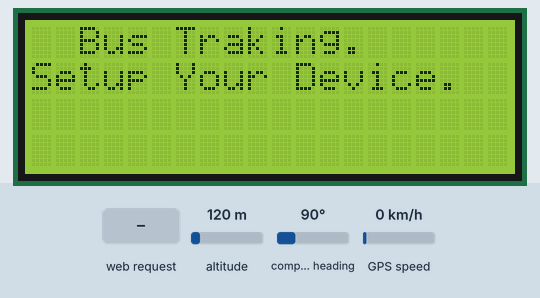
This sketch was run on a simulated ESP8266 (NodeMCU). Parts: 20×4 character LCD. Inputs (shaded band) come from the test bench; at power-on: altitude 120 m, compass heading 90°, GPS speed 0 km/h. WiFi joins after 1.5 s; servers stay silent unless stated; the GPS gets a fix after 3 s at 37.7749, -122.4194 with 8 satellites; the Firebase database answers and starts empty; what the sketch prints to the serial monitor is not drawn.

Above: at 2.8 s.
2.9 s: HTTP request GET /get?userId=1 received
At 5.0 s:
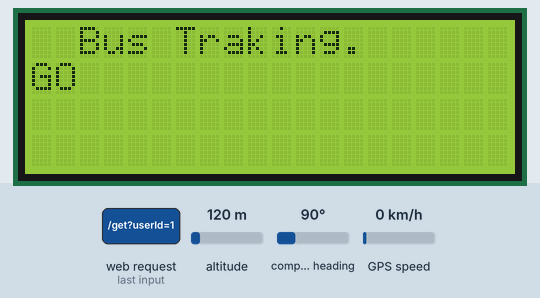
Timing chart, 0 to 6.5 s (numbered marks = the images above; inputs shaded):
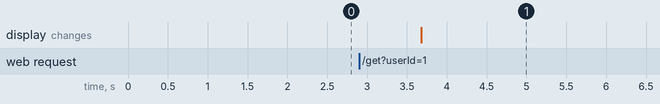

The sketch:

final.ino
```cpp
//I2C Display Custom Library
#include <Custom_Display.h>

//gps code
#include <TinyGPS++.h>
#include <SoftwareSerial.h>

//GPS
TinyGPSPlus gps;  // The TinyGPS++ object
//SoftwareSerial ss(4, 5); // The serial connection to the GPS device D1,D2
SoftwareSerial ss(5, 4);
float latitude , longitude;
int year , month , date, hour , minute , second;
String date_str , time_str , lat_str , lng_str;
int pm;

//firebase code
#include <ESP8266WiFi.h>
#include <FirebaseArduino.h>
#define FIREBASE_HOST "test-e2db4-default-rtdb.firebaseio.com"
#define FIREBASE_AUTH "Rf1tfDahq1g5hzmrRd9OGfbOO4WXFIC8Q2P2XFbm"

int SCL_pin = 14; //Pin D5
int SDA_pin = 12; //Pin D6
Custom_Display custom_display(SCL_pin,SDA_pin);

//web server
#include <ESP8266WebServer.h>

const char* ssid = "Bus traking system";
const char* password = "";

IPAddress local_ip(192, 168, 1, 1);
IPAddress gateway(192, 168, 1, 1);
IPAddress subnet(255, 255, 255, 0);

ESP8266WebServer server(80);
String userId = "";

//auto connect
#include <DNSServer.h>
//#include <ESP8266WebServer.h>
#include <WiFiManager.h>

void setup(){
  Serial.begin(115200);
  ss.begin(9600);
  Serial.println();

  //I2C Display
  custom_display.begin();
  custom_display.printMessage("Setup Your Device.");


  //autoConnect wifi
  WiFiManager wifiManager;
  wifiManager.autoConnect("AutoConnectAP");
  Serial.println("connected...yeey :)");

  Firebase.begin(FIREBASE_HOST, FIREBASE_AUTH);

  // web server
  WiFi.softAP(ssid, password);
  WiFi.softAPConfig(local_ip, gateway, subnet);
  delay(100);

  server.on("/", HTTP_GET, handle_OnConnect);
  server.on("/get", HTTP_GET, handle_get);
  server.onNotFound(handle_NotFound);

  server.begin();
  Serial.println("HTTP server started");
  // web server end


}
void loop(){
  server.handleClient();
  if(userId!=""){
    while (ss.available() > 0)
    if (gps.encode(ss.read())){
      if (gps.location.isValid()){
        latitude = gps.location.lat();
        lat_str = String(latitude , 6);
        longitude = gps.location.lng();
        lng_str = String(longitude , 6);
        Serial.print("longitude:");
        Serial.println(longitude);
        Firebase.setFloat(userId+"/longitude",longitude);
        if (Firebase.failed()) {
            Serial.print("value /value failed:");
            Serial.println(Firebase.error());
            delay(1000);
            return;
        }
        Serial.print("latitude:");
        Serial.println(latitude);
        Firebase.setFloat(userId+"/latitude",latitude);
        if (Firebase.failed()) {
            Serial.print("value /value failed:");
            Serial.println(Firebase.error());
            delay(1000);
            return;
        }
      }
      if (gps.date.isValid()){
        date_str = "";
        date = gps.date.day();
        month = gps.date.month();
        year = gps.date.year();
        if (date < 10)
          date_str = '0';
        date_str += String(date);
        date_str += " / ";
        if (month < 10)
          date_str += '0';
        date_str += String(month);
        date_str += " / ";
        if (year < 10)
          date_str += '0';
        date_str += String(year);
        Serial.print("date_str:");
        Serial.println(date_str);
        Firebase.setString(userId+"/date",date_str);
        if (Firebase.failed()) {
            Serial.print("value /value failed:");
            Serial.println(Firebase.error());
            delay(1000);
            return;
        }
      }
      if (gps.time.isValid()){
        time_str = "";
        hour = gps.time.hour();
        minute = gps.time.minute();
        second = gps.time.second();
        minute = (minute + 30);
        if (minute > 59){
          minute = minute - 60;
          hour = hour + 1;
        }
        hour = (hour + 5) ;
        if (hour > 23)
          hour = hour - 24;
        if (hour >= 12)
          pm = 1;
        else
          pm = 0;
        hour = hour % 12;
        if (hour < 10)
          time_str = '0';
        time_str += String(hour);
        time_str += " : ";
        if (minute < 10)
          time_str += '0';
        time_str += String(minute);
        time_str += " : ";
        if (second < 10)
          time_str += '0';
        time_str += String(second);
        if (pm == 1)
          time_str += " PM ";
        else
          time_str += " AM ";
        Serial.print("time_str:");
        Serial.println(time_str);
        Firebase.setString(userId+"/time",time_str);
        if (Firebase.failed()) {
            Serial.print("value /value failed:");
            Serial.println(Firebase.error());
            delay(1000);
            return;
        }
      }
      if (gps.speed.isValid()) {
        float speed_kmph = gps.speed.kmph();
        Serial.print("Speed (km/h): ");
        Serial.println(speed_kmph, 6);
        Firebase.setFloat(userId+"/speed",speed_kmph);
        if (Firebase.failed()) {
            Serial.print("value /value failed:");
            Serial.println(Firebase.error());
            delay(1000);
            return;
        }
      }
    }
    int isStop=Firebase.getBool(userId+"/isStop");
    Serial.println(isStop);
    if(isStop==1){
        custom_display.printMessage("Stop");
    }else{
      custom_display.printMessage("GO");
    }
    Serial.println();
    if (Firebase.failed()) {
            Serial.print("value /value failed:");
            Serial.println(Firebase.error());
            delay(1000);
            return;
        }
  }
}

//web server
void handle_OnConnect() {
  server.send(200, "text/html", SendHTML());
}

void handle_get() {
  if (server.hasArg("userId")) {
    userId = server.arg("userId");
    Serial.println("User ID: " + userId);
  }
  server.send(200, "text/html", "User ID received: " + userId +
                                   "<br><a href=\"/\">Return to Home Page</a>");
}

void handle_NotFound() {
  server.send(404, "text/plain", "Not found");
}

String SendHTML() {
  String ptr = "<!DOCTYPE html> <html>\n";
  ptr += "<head><meta name=\"viewport\" content=\"width=device-width, initial-scale=1.0, user-scalable=no\">\n";
  ptr += "<title>User ID Input</title>\n";
  ptr += "<style>html { font-family: Helvetica; display: inline-block; margin: 0px auto; text-align: center;}\n";
  ptr += "body{margin-top: 50px;} h1 {color: #444444;margin: 50px auto 30px;} h3 {color: #444444;margin-bottom: 50px;}\n";
  ptr += "form {margin-bottom: 20px;} input {font-size: 16px;}\n";
  ptr += "</style>\n";
  ptr += "</head>\n";
  ptr += "<body>\n";
  ptr += "<h1>Real-Time Bus Traking System</h1>\n";
  ptr += "<h3>Enter your User ID</h3>\n";

  // Add userId input field
  ptr += "<form action=\"/get\">\n";
  ptr += "  User ID: <input type=\"text\" name=\"userId\">\n";
  ptr += "  <input type=\"submit\" value=\"Submit\">\n";
  ptr += "</form>\n";

  ptr += "</body>\n";
  ptr += "</html>\n";
  return ptr;
}
```

Custom_Display.h
```cpp
#ifndef Custom_Display_h
#define Custom_Display_h

#include <Arduino.h>
#include <Wire.h>
#include <LiquidCrystal_I2C.h>

class Custom_Display
{
private:
    int _SCL_pin;
    int _SDA_pin;

public:
    Custom_Display(int SCL_pin, int SDA_pin);
    void begin();
    void printMessage(String message);
};

#endif
```

Measured:
- after the input at 2.9 s, the display: changes after 0.78 s (image 1)
